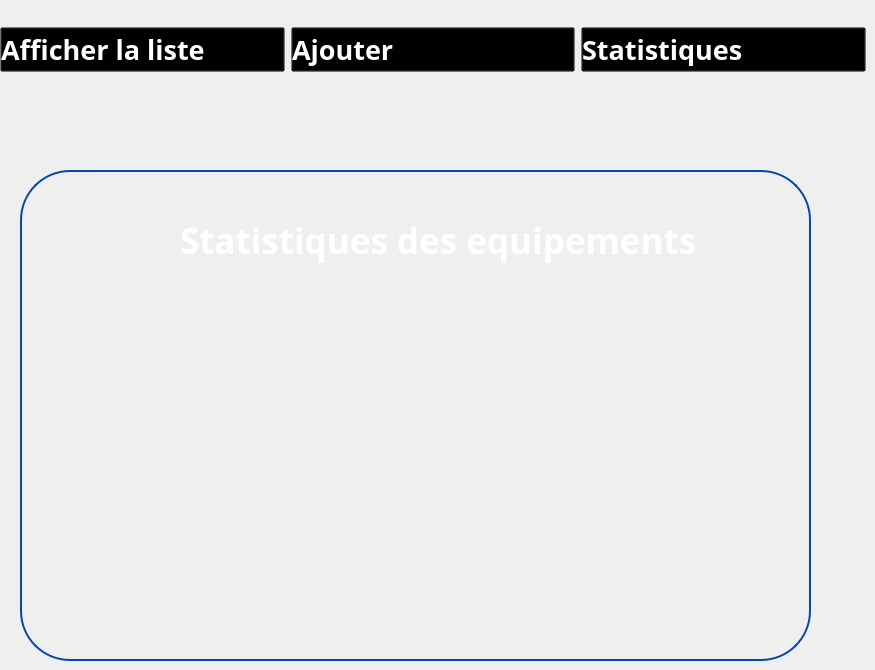
   <widget class="QWidget" name="statequipement">
    <widget class="QGroupBox" name="groupBox_41">
     <property name="geometry">
      <rect>
       <x>20</x>
       <y>170</y>
       <width>791</width>
       <height>491</height>
      </rect>
     </property>
     <property name="styleSheet">
      <string notr="true">QGroupBox {
	border-radius:50px;
    border: 2px solid #0447AF; /* Red border */
}
</string>
     </property>
     <property name="title">
      <string/>
     </property>
     <widget class="QLabel" name="label_134">
      <property name="geometry">
       <rect>
        <x>190</x>
        <y>30</y>
        <width>51</width>
        <height>51</height>
       </rect>
      </property>
      <property name="text">
       <string/>
      </property>
      <property name="pixmap">
       <pixmap>../../Downloads/wetransfer_gestion-de-formations_2024-02-16_1550/icons/client.png</pixmap>
      </property>
      <property name="scaledContents">
       <bool>true</bool>
      </property>
     </widget>
     <widget class="QLabel" name="label_135">
      <property name="geometry">
       <rect>
        <x>160</x>
        <y>40</y>
        <width>671</width>
        <height>61</height>
       </rect>
      </property>
      <property name="font">
       <font>
        <family>Plus Jakarta Sans</family>
        <pointsize>26</pointsize>
        <weight>75</weight>
        <bold>true</bold>
       </font>
      </property>
      <property name="styleSheet">
       <string notr="true">color:white;
    background: transparent;
</string>
      </property>
      <property name="text">
       <string>Statistiques des equipements</string>
      </property>
     </widget>
     <widget class="QLabel" name="label_145">
      <property name="geometry">
       <rect>
        <x>70</x>
        <y>20</y>
        <width>81</width>
        <height>81</height>
       </rect>
      </property>
      <property name="text">
       <string/>
      </property>
      <property name="pixmap">
       <pixmap>:/Desktop/imageprojetcpp/gestion-de-projet.png</pixmap>
      </property>
      <property name="scaledContents">
       <bool>true</bool>
      </property>
     </widget>
    </widget>
    <widget class="QWidget" name="horizontalLayoutWidget_10">
     <property name="geometry">
      <rect>
       <x>0</x>
       <y>10</y>
       <width>866</width>
       <height>80</height>
      </rect>
     </property>
     <layout class="QHBoxLayout" name="horizontalLayout_13">
      <item>
       <widget class="QPushButton" name="pushButton_108">
        <property name="font">
         <font>
          <family>Gill Sans MT</family>
          <pointsize>20</pointsize>
          <weight>75</weight>
          <bold>true</bold>
         </font>
        </property>
        <property name="styleSheet">
         <string notr="true">QPushButton:hover {
    color: blue;
    background: transparent;
}

QPushButton {
    text-align: left;
    background: transparent;
    color: rgb(255,255,255);
}
</string>
        </property>
        <property name="text">
         <string>Afficher la liste</string>
        </property>
        <property name="icon">
         <iconset>
          <normaloff>../../Downloads/wetransfer_icons_2024-02-06_1419/icons/liste-de-controle.png</normaloff>../../Downloads/wetransfer_icons_2024-02-06_1419/icons/liste-de-controle.png</iconset>
        </property>
        <property name="iconSize">
         <size>
          <width>50</width>
          <height>46</height>
         </size>
        </property>
       </widget>
      </item>
      <item>
       <widget class="QPushButton" name="pushButton_109">
        <property name="font">
         <font>
          <family>Gill Sans MT</family>
          <pointsize>20</pointsize>
          <weight>75</weight>
          <bold>true</bold>
         </font>
        </property>
        <property name="styleSheet">
         <string notr="true">QPushButton:hover {
    color: blue;
    background: transparent;
}

QPushButton {
    text-align: left;
    background: transparent;
    color: rgb(255,255,255);
}
</string>
        </property>
        <property name="text">
         <string>Ajouter </string>
        </property>
        <property name="icon">
         <iconset>
          <normaloff>../../Downloads/wetransfer_icons_2024-02-06_1419/icons/image (3).png</normaloff>../../Downloads/wetransfer_icons_2024-02-06_1419/icons/image (3).png</iconset>
        </property>
        <property name="iconSize">
         <size>
          <width>50</width>
          <height>46</height>
         </size>
        </property>
       </widget>
      </item>
      <item>
       <widget class="QPushButton" name="pushButton_110">
        <property name="font">
         <font>
          <family>Gill Sans MT</family>
          <pointsize>20</pointsize>
          <weight>75</weight>
          <bold>true</bold>
         </font>
        </property>
        <property name="styleSheet">
         <string notr="true">QPushButton:hover {
    color: blue;
    background: transparent;
}

QPushButton {
    text-align: left;
    background: transparent;
    color: rgb(255,255,255);
}

</string>
        </property>
        <property name="text">
         <string>Statistiques</string>
        </property>
        <property name="icon">
         <iconset>
          <normaloff>../../Downloads/wetransfer_icons_2024-02-06_1419/icons/image (2).png</normaloff>../../Downloads/wetransfer_icons_2024-02-06_1419/icons/image (2).png</iconset>
        </property>
        <property name="iconSize">
         <size>
          <width>50</width>
          <height>46</height>
         </size>
        </property>
       </widget>
      </item>
     </layout>
    </widget>
   </widget>
